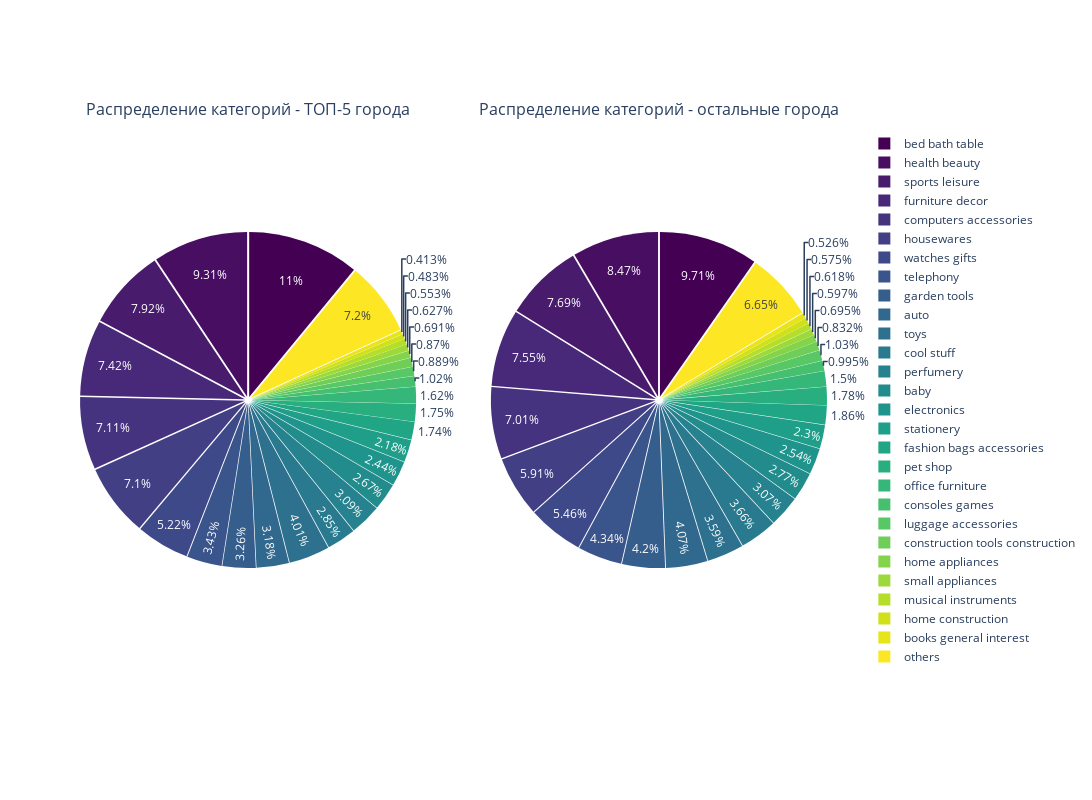

The cell this chart's notebook holds for it:
### Markdown cell above
**Предварительно видим:**

Большинство категорий отклоняются не сильнее чем на 0.2–0.3% в абсолютных, т.е. профиль продаж схож и лишь по немногим сегментам наблюдаются большие различия

*Наиболее сильный перевес*
- `bed bath table` (абс. = 1.26%) и `housewares` (= 1.16%) заметно популярнее в топ-5, их доли выше - товары для дома и быта. Знак подтверждает, что они продаются в мегаполисах чаще
- чуть более виден спрос на `health beauty` `toys` `office furniture` в крупных городах (разницы 0.8–0.85 %)

**Гипотезы:**
- зачастую клиенты живут в квартирах и уделяют внимание обстановке и декору
- больший доход и плотность населения стимулируют спрос на аксессуары, подарки и косметику как мы видим например в `others` (= 0.57%)

*Более востребованные вне мегаполисов*
- `garden tools`, `telephony`, `auto` и `cool stuff` (ratio_pct = 0.78) показывают отрицательную `signed_pct_diff` (до –0.94%).

**Гипотезы:**
- в пригородах и малых городах более развиты личный автотранспорт и частные участки/сады
- инфраструктура требует больше инструментов и устройств связи

##### Сочетание экономических, демографических и инфраструктурных факторов формирует перекос в сторону категорий для дома и уюта в крупнейших городах и технических, садовых — в остальных.

### Code cell
viridis = mpl.pyplot.get_cmap('viridis', len(df_task1))
colors_hex = [mpl.colors.to_hex(viridis(i)) for i in range(len(df_task1))]

pull_values = [0.02] * len(df_task1)

fig = make_subplots(rows=1, cols=2, specs=[[{'type':'domain'},{'type':'domain'}]],
                    subplot_titles=('Распределение категорий - ТОП-5 города',
                                    'Распределение категорий - остальные города'))

fig.add_trace(go.Pie(labels=df_task1['category'], values=df_task1['pct_top5'],
                     marker_colors=colors_hex,
                     pull=pull_values,
                     hovertemplate='%{label}: %{value:.2f}%<extra></extra>', sort=False),
              row=1, col=1)

fig.add_trace(go.Pie(labels=df_task1['category'], values=df_task1['pct_other'],
                     marker_colors=colors_hex,
                     pull=pull_values,
                     hovertemplate='%{label}: %{value:.2f}%<extra></extra>', sort=False),
              row=1, col=2)

fig.update_layout(width=1500, height=800,
                  legend=dict(traceorder='normal', x=1.05, y=0.5,
                              font_size=12, bgcolor='rgba(0,0,0,0)'))

fig.show()

### Figure 1 — Plotly figure (JSON) as saved in the notebook; plotly's stock layout.template omitted (floating-point values rounded to 4 significant figures)
{"data": [{"domain": {"x": [0, 0.45], "y": [0, 1]}, "hovertemplate": "%{label}: %{value:.2f}%<extra></extra>", "labels": ["bed bath table", "health beauty", "sports leisure", "furniture decor", "computers accessories", "housewares", "watches gifts", "telephony", "garden tools", "auto", "toys", "cool stuff", "perfumery", "baby", "electronics", "stationery", "fashion bags accessories", "pet shop", "office furniture", "consoles games", "luggage accessories", "construction tools construction", "home appliances", "small appliances", "musical instruments", "home construction", "books general interest", "others"], "marker": {"colors": ["#440154", "#470e61", "#481b6d", "#482878", "#46337f", "#423f85", "#3e4989", "#3a548c", "#355e8d", "#31688e", "#2d718e", "#297a8e", "#26828e", "#228c8d", "#1f948c", "#1f9e89", "#21a685", "#29af7f", "#35b779", "#46c06f", "#58c765", "#6ece58", "#84d44b", "#9dd93b", "#b5de2b", "#d0e11c", "#e7e419", "#fde725"]}, "pull": [0.02, 0.02, 0.02, 0.02, 0.02, 0.02, 0.02, 0.02, 0.02, 0.02, 0.02, 0.02, 0.02, 0.02, 0.02, 0.02, 0.02, 0.02, 0.02, 0.02, 0.02, 0.02, 0.02, 0.02, 0.02, 0.02, 0.02, 0.02], "sort": false, "type": "pie", "values": [10.97, 9.312, 7.921, 7.422, 7.109, 7.102, 5.216, 3.431, 3.255, 3.179, 4.007, 2.846, 3.089, 2.67, 2.437, 2.184, 1.736, 1.746, 1.618, 1.02, 0.889, 0.87, 0.691, 0.627, 0.553, 0.483, 0.413, 7.198]}, {"domain": {"x": [0.55, 1], "y": [0, 1]}, "hovertemplate": "%{label}: %{value:.2f}%<extra></extra>", "labels": ["bed bath table", "health beauty", "sports leisure", "furniture decor", "computers accessories", "housewares", "watches gifts", "telephony", "garden tools", "auto", "toys", "cool stuff", "perfumery", "baby", "electronics", "stationery", "fashion bags accessories", "pet shop", "office furniture", "consoles games", "luggage accessories", "construction tools construction", "home appliances", "small appliances", "musical instruments", "home construction", "books general interest", "others"], "marker": {"colors": ["#440154", "#470e61", "#481b6d", "#482878", "#46337f", "#423f85", "#3e4989", "#3a548c", "#355e8d", "#31688e", "#2d718e", "#297a8e", "#26828e", "#228c8d", "#1f948c", "#1f9e89", "#21a685", "#29af7f", "#35b779", "#46c06f", "#58c765", "#6ece58", "#84d44b", "#9dd93b", "#b5de2b", "#d0e11c", "#e7e419", "#fde725"]}, "pull": [0.02, 0.02, 0.02, 0.02, 0.02, 0.02, 0.02, 0.02, 0.02, 0.02, 0.02, 0.02, 0.02, 0.02, 0.02, 0.02, 0.02, 0.02, 0.02, 0.02, 0.02, 0.02, 0.02, 0.02, 0.02, 0.02, 0.02, 0.02], "sort": false, "type": "pie", "values": [9.71, 8.469, 7.694, 7.547, 7.005, 5.912, 5.462, 4.339, 4.2, 4.065, 3.588, 3.655, 3.068, 2.774, 2.542, 2.304, 1.864, 1.781, 1.502, 0.995, 1.033, 0.832, 0.695, 0.597, 0.618, 0.575, 0.526, 6.647]}], "layout": {"annotations": [{"font": {"size": 16}, "showarrow": false, "text": "Распределение категорий - ТОП-5 города", "x": 0.225, "xanchor": "center", "xref": "paper", "y": 1, "yanchor": "bottom", "yref": "paper"}, {"font": {"size": 16}, "showarrow": false, "text": "Распределение категорий - остальные города", "x": 0.775, "xanchor": "center", "xref": "paper", "y": 1, "yanchor": "bottom", "yref": "paper"}], "height": 800, "legend": {"bgcolor": "rgba(0,0,0,0)", "font": {"size": 12}, "traceorder": "normal", "x": 1.05, "y": 0.5}, "width": 1500}}
